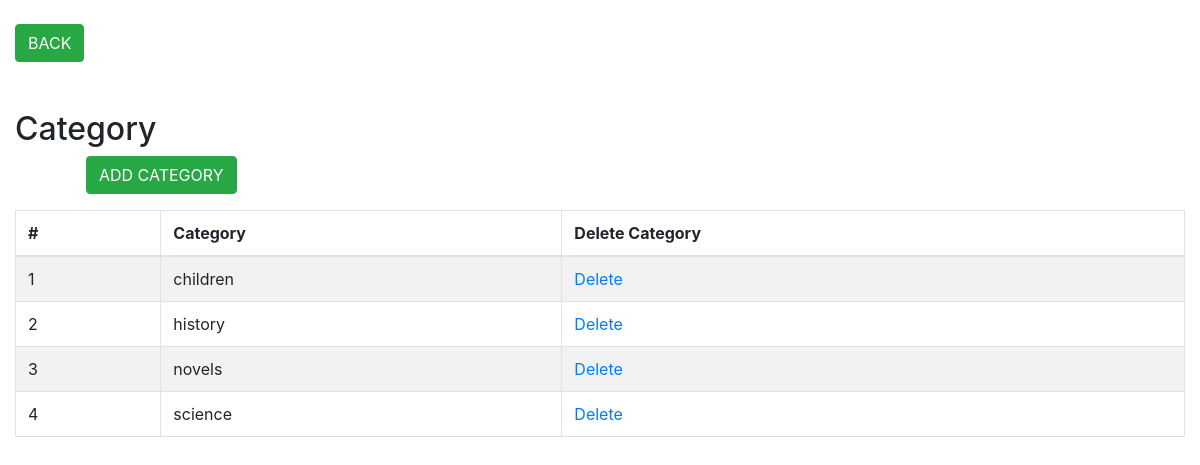
Screenshot of /adminCategory.php with the database file from the repository.
### tables this page shows
CREATE TABLE `bookcategories` (
  `id` int(11) NOT NULL,
  `category` varchar(50) NOT NULL,
  `created_at` datetime DEFAULT current_timestamp()
);

### adminCategory.php (the view, shortened to what this page needs)
    <head>
    </head>
	<div class="col-lg-3 col-md-3 col-sm-3" id="category-col-1">
		<a href="./admin.php" target="_parent"><button class="btn btn-success">BACK</button></a>
	</div>
	<div class="wrapper">
        <div class="container-fluid">
            <div class="row">
                <div class="col-md-12">
                    <div class="mt-5 mb-3 clearfix">
                        <h2 class="pull-left">Category</h2>
						<div class="col-lg-3 col-md-3 col-sm-3" id="category-col-2">
							<button type="button" class="btn btn-success" id="addcategory"
								onclick='window.location="./createCategory.php"'>ADD CATEGORY
							</button>
						</div>
                    </div>
<?php
                    require_once "./config.php";
                    $sql = "SELECT id, category FROM bookcategories";
                    if($result = mysqli_query($link, $sql)){
                        if(mysqli_num_rows($result) > 0){
                            echo '<table class="table table-bordered table-striped">';
                                echo "<thead>";
                                    echo "<tr>";
                                        echo "<th>#</th>";
                                        echo "<th>Category</th>";
										echo "<th>Delete Category</th>";
                                    echo "</tr>";
                                echo "</thead>";
                                echo "<tbody>";
								$contor=1;
                                while($row = mysqli_fetch_array($result)){
                                    echo "<tr>";
                                        echo "<td>" . $contor . "</td>";
										echo "<td>" . $row['category'] . "</td>";
										echo "<td><a href='./deleteCategory.php?id=".$row['id']."'>Delete</a></td>";
                                    echo "</tr>";
									$contor++;
                                }
                                echo "</tbody>";
                            echo "</table>";
                        } else{
                            echo '<div class="alert alert-danger"><em>No records were found.</em></div>';
                        }
                    } else{
                        echo "Oops! Something went wrong. Please try again later.";
                    }
?>
                </div>
            </div>
        </div>
    </div>

### adminCategory.php (style rules this page uses)
#category-col-2 { text-align: center; }

### rows the page displays
bookcategories: category "children"
bookcategories: category "history"
bookcategories: category "novels"
bookcategories: category "science"
